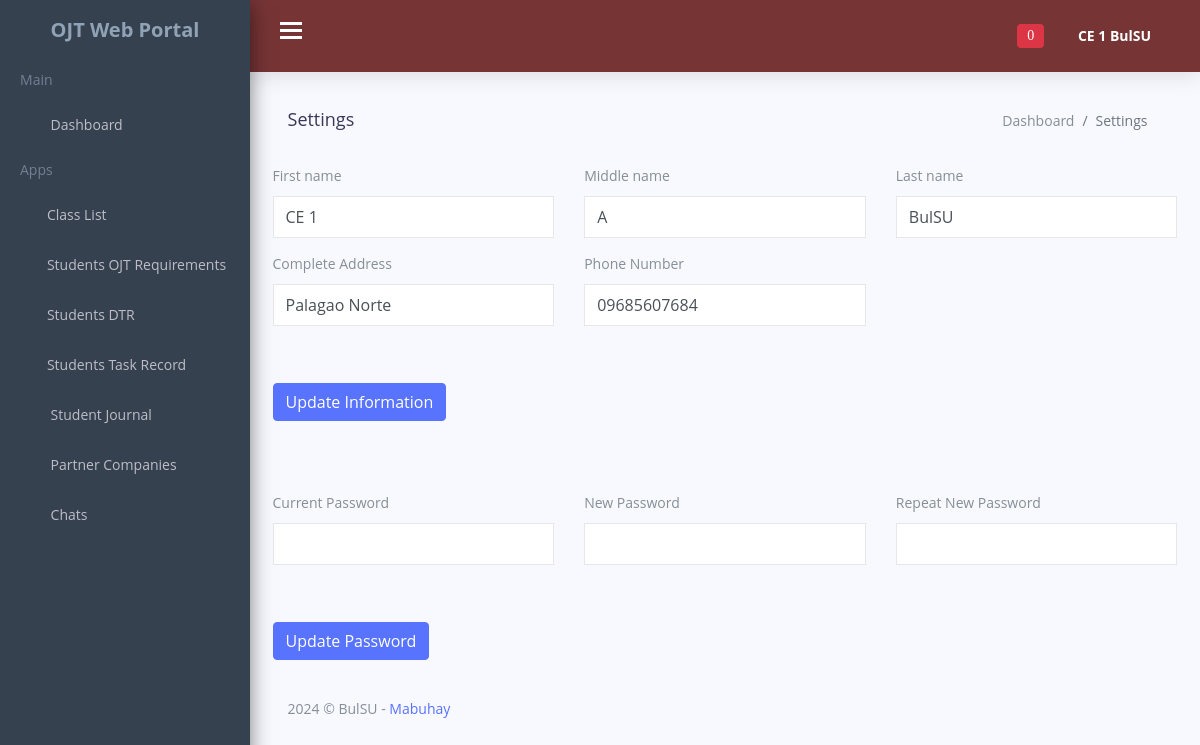
The page /coordinator/coordinators_settings.php (signed in) on the database its author committed.
### tables this page shows
CREATE TABLE `coordinators_account` (
  `id` int(11) NOT NULL,
  `uniqueID` varchar(200) NOT NULL,
  `first_name` varchar(100) NOT NULL,
  `middle_name` varchar(100) NOT NULL,
  `last_name` varchar(100) NOT NULL,
  `faculty_id` varchar(20) NOT NULL,
  `coor_dept` varchar(200) NOT NULL,
  `course_handled` varchar(200) NOT NULL,
  `complete_address` varchar(300) NOT NULL,
  `phone_number` varchar(13) NOT NULL,
  `coordinators_email` varchar(200) NOT NULL,
  `coordinators_password` varchar(200) NOT NULL,
  `coordinators_profile_picture` varchar(500) NOT NULL,
  `verification_code` int(8) NOT NULL,
  `verify_status` varchar(80) NOT NULL DEFAULT 'Not Verified',
  `online_offlineStatus` varchar(50) NOT NULL DEFAULT 'Offline'
);

### coordinator/coordinators_settings.php (the view, shortened to what this page needs)
<?php
include '../connection/config.php';
?>
<!DOCTYPE html>
<html lang="en">
<head>
    <link href="css/lib/font-awesome.min.css" rel="stylesheet">
    <link href="css/lib/themify-icons.css" rel="stylesheet">
    <link href="css/lib/owl.carousel.min.css" rel="stylesheet" />
    <link href="css/lib/owl.theme.default.min.css" rel="stylesheet" />
    <link href="css/lib/menubar/sidebar.css" rel="stylesheet">
    <link href="css/lib/bootstrap.min.css" rel="stylesheet">
    <link href="css/lib/helper.css" rel="stylesheet">
    <link href="css/style.css" rel="stylesheet">
    <link href="css/lib/sweetalert/sweetalert.css" rel="stylesheet">
</head>
<body>
<?php
require_once 'templates/coordinators_navbar.php';
?>
    <div class="content-wrap">
        <div class="main">
            <div class="container-fluid">
                <div class="row">
                    <div class="col-lg-8 p-r-0 title-margin-right">
                        <div class="page-header">
                            <div class="page-title">
                                <h1>Settings</h1>
                            </div>
                        </div>
                    </div>
                    <div class="col-lg-4 p-l-0 title-margin-left">
                        <div class="page-header">
                            <div class="page-title">
                                <ol class="breadcrumb">
                                    <li class="breadcrumb-item">
                                        <a href="dashboard.php">Dashboard</a>
                                    </li>
                                    <li class="breadcrumb-item active">Settings</li>
                                </ol>
                            </div>
                        </div>
                    </div>
                </div>
                <?php
if(isset($_SESSION['auth_user']['coordinators_id'])){
  $studID = $_SESSION['auth_user']['coordinators_id'];
  $stmt = $conn->prepare("SELECT * FROM coordinators_account WHERE id = ? ");
	$stmt->execute([$studID]);
  $data = $stmt->fetch(PDO::FETCH_ASSOC);
}
?>
<form action="" method="POST" class="row g-3 needs-validation" novalidate="">
  <div class="col-md-4 position-relative">
    <label for="validationTooltip01" class="form-label">First name</label>
    <input type="text" class="form-control" name="first_NAME" id="validationTooltip01" value="<?php echo $data['first_name']; ?>" required="">
  </div>
  <div class="col-md-4 position-relative">
    <label for="validationTooltip02" class="form-label">Middle name</label>
    <input type="text" class="form-control" name="middle_NAME" id="validationTooltip02" value="<?php echo $data['middle_name']; ?>" required="">
  </div>
  <div class="col-md-4 position-relative">
    <label for="validationTooltip02" class="form-label">Last name</label>
    <input type="text" class="form-control" name="last_NAME" id="validationTooltip02" value="<?php echo $data['last_name']; ?>" required="">
  </div>
  <div class="col-md-4 position-relative">
    <label for="validationTooltip02" class="form-label">Complete Address</label>
    <input type="text" class="form-control" name="address" id="validationTooltip02" value="<?php echo $data['complete_address']; ?>" required="">
  </div>
  <div class="col-md-4 position-relative">
    <label for="validationTooltip02" class="form-label">Phone Number</label>
    <input type="text" class="form-control" name="cpnumber" id="validationTooltip02" value="<?php echo $data['phone_number']; ?>" required="">
  </div>
  <div class="col-12" style="margin-top: 50px;">
    <button class="btn btn-primary" name="updateInfo">Update Information</button>
  </div>
</form>
<br><br><br>
<form action="" method="POST" class="row g-3 needs-validation" novalidate="">
  <div class="col-md-4 position-relative">
    <label for="validationTooltip01" class="form-label">Current Password</label>
    <input type="password" class="form-control" name="Cpword" id="validationTooltip01" value="" required="">
  </div>
  <div class="col-md-4 position-relative">
    <label for="validationTooltip02" class="form-label">New Password</label>
    <input type="password" class="form-control" name="Npword" id="validationTooltip02" value="" required="">
  </div>
  <div class="col-md-4 position-relative">
    <label for="validationTooltip02" class="form-label">Repeat New Password</label>
    <input type="password" class="form-control" name="RNpword" id="validationTooltip02" value="" required="">
  </div>
  <div class="col-12" style="margin-top: 50px;">
    <button class="btn btn-primary" name="updatePword">Update Password</button>
  </div>
</form>
                <section id="main-content">
                    <div class="row">
                        <div class="col-lg-12">
                            <div class="footer">
                                <p>2024 © BulSU -
                                    <a href="#">Mabuhay</a>
                                </p>
                            </div>
                        </div>
                    </div>
                </section>
            </div>
        </div>
    </div>
</body>
</html>

### coordinator/templates/coordinators_navbar.php (shortened to what this page needs)
<div class="sidebar sidebar-hide-to-small sidebar-shrink sidebar-gestures">
        <div class="nano">
            <div class="nano-content">
                <ul>
                    <div class="logo"><a href="dashboard.php">
                            <span>OJT Web Portal</span></a></div>
                    <li class="label">Main</li>
                    <li><a href="dashboard.php"><i class="ti-home"></i> Dashboard </a></li>
                    <li class="label">Apps</li>
                    <li><a href="classLIST.php"><i class="ti-user"></i>Class List </a></li>
                    <li><a href="students_ojt_requirements.php"><i class="ti-folder"></i>Students OJT Requirements </a></li>
                    <li><a href="students_DTR.php"><i class="ti-alarm-clock"></i>Students DTR </a></li>
                    <li><a href="students_task_record.php"><i class="ti-list"></i>Students Task Record </a></li>
                    <li><a href="students_narrativeReport.php"><i class="ti-files"></i> Student Journal </a></li>
                    <li><a href="partner_companies.php"><i class="ti-layout-width-default"></i> Partner Companies </a></li>
                    <li><a class="sidebar-sub-toggle"><i class="ti-comment-alt"></i> Chats <span class="sidebar-collapse-icon ti-angle-down"></span></a>
                    </li>
                </ul>
            </div>
        </div>
    </div>
    <div class="header">
        <div class="container-fluid">
            <div class="row">
                <div class="col-lg-12">
                    <div class="float-left">
                        <div class="hamburger sidebar-toggle">
                            <span class="line"></span>
                            <span class="line"></span>
                            <span class="line"></span>
                        </div>
                    </div>
                    <div class="float-right">
                        <div class="dropdown dib">
                            <div class="header-icon" data-toggle="dropdown">
                                <i class="ti-bell">
                                    <span class="badge badge-danger" id="notification-badge">
                                    <?php
                                        if(isset($_SESSION['auth_user']['coordinators_id'])) {
                                            $studID = $_SESSION['auth_user']['coordinators_id'];
                                            $unread = 'Unread';
                                            $stmt = $conn->prepare("SELECT COUNT(*) AS total_unread FROM coordinatorsystemnotification WHERE coordinator_id = ? AND status = ?");
                                            $stmt->execute([$studID, $unread]);
                                            $result = $stmt->fetch(PDO::FETCH_ASSOC);
                                            $totalUnread = $result['total_unread'];
                                            echo $totalUnread;
                                        }
                                    ?>
                                    </span>
                                </i>
                            </div>
                        </div>
                        <div class="dropdown dib">
                            <div class="header-icon" data-toggle="dropdown">
                            <?php
                                if(isset($_SESSION['auth_user']['coordinators_id'])) {
                                    $coordinatorID = $_SESSION['auth_user']['coordinators_id'];
                                    $stmt = $conn->prepare("SELECT * FROM coordinators_account WHERE id = ? ");
                                    $stmt->execute([$coordinatorID]);
                                    $result = $stmt->fetch(PDO::FETCH_ASSOC);
                                }
                            ?>
                                <span class="user-avatar"><?php echo $result['first_name'];?> <?php echo $result['last_name'];?>
                                    <i class="ti-angle-down f-s-10"></i>
                                </span>
                            </div>
                        </div>
                    </div>
                </div>
            </div>
        </div>
    </div>

### rows shown on the page
coordinators_account: first_name "CE 1", last_name "BulSU", first_NAME "CE 1", middle_NAME "A", last_NAME "BulSU", address "Palagao Norte", cpnumber "09685607684"

### other values the page prints
$totalUnread "0"
